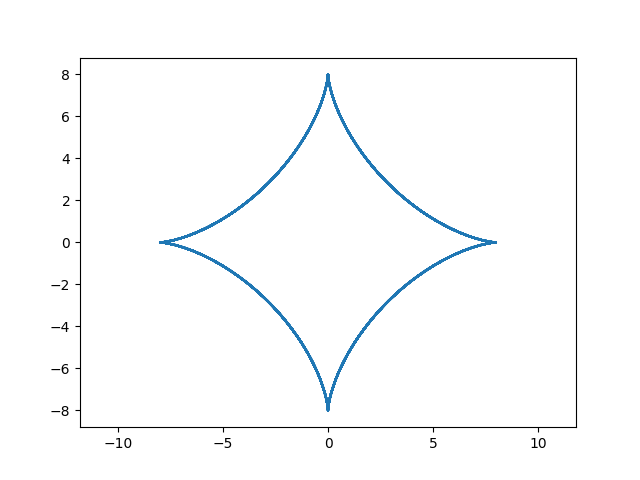

Write Python code to recreate this figure.
import matplotlib.animation as animation
import matplotlib.pyplot as plt
import numpy as np
 
def circle_move(R):
    #alpha =(np.pi/180) * time
    time = np.arange(-100, 100, 0.1)

    x = R * (np.sin(time)**3) 
    y = R * (np.cos(time)**3)
    
    plt.axis('equal')
    plt.plot(x, y)
    plt.savefig('lab_7_osn_11.png')

circle_move(8)